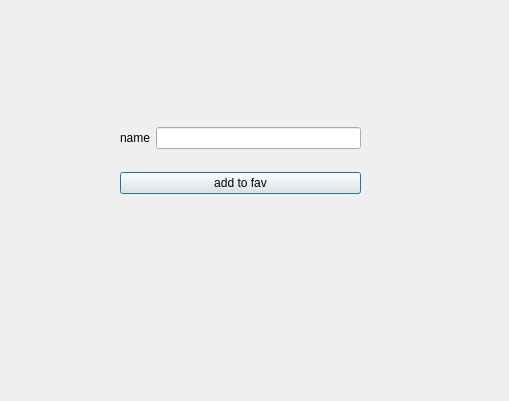
<?xml version="1.0" encoding="UTF-8"?>
<ui version="4.0">
 <class>add_to_fav</class>
 <widget class="QDialog" name="add_to_fav">
  <property name="geometry">
   <rect>
    <x>0</x>
    <y>0</y>
    <width>509</width>
    <height>401</height>
   </rect>
  </property>
  <property name="windowTitle">
   <string>Dialog</string>
  </property>
  <widget class="QWidget" name="">
   <property name="geometry">
    <rect>
     <x>120</x>
     <y>110</y>
     <width>241</width>
     <height>101</height>
    </rect>
   </property>
   <layout class="QVBoxLayout" name="verticalLayout">
    <item>
     <layout class="QHBoxLayout" name="horizontalLayout">
      <item>
       <widget class="QLabel" name="label">
        <property name="text">
         <string>name</string>
        </property>
       </widget>
      </item>
      <item>
       <widget class="QLineEdit" name="lineEdit_name_to_fav"/>
      </item>
     </layout>
    </item>
    <item>
     <widget class="QPushButton" name="pushButton_add_to_fav">
      <property name="text">
       <string>add to fav</string>
      </property>
     </widget>
    </item>
   </layout>
  </widget>
 </widget>
 <resources/>
 <connections/>
</ui>
